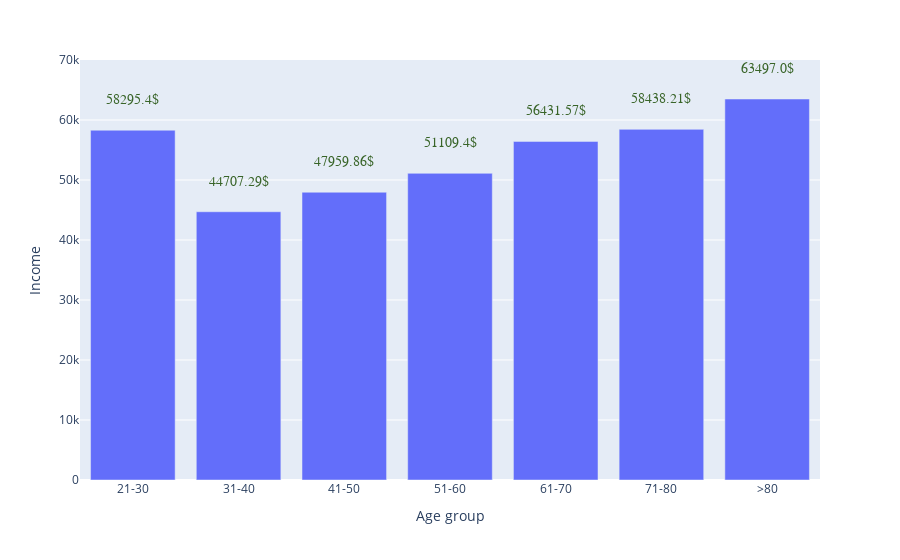

The notebook cell this image was saved under:
### Code cell
mask = df_cut.groupby("Age group")["Income"].mean()
mask = mask.reset_index()
fig = px.bar(data_frame=mask, x="Age group", y="Income", height=500)

annotation = []
for x, y in zip(mask["Age group"], mask["Income"]):
    annotation.append(
        dict(x=x, y=y +5000,
             text=str(round(y, 2)) + '$',
             font=dict(family='Arial', size=14, color='rgb(56, 100, 40)'), showarrow=False)
    )
fig.update_xaxes(categoryorder='array', categoryarray= ["21-30", "31-40"])
fig.update_layout(annotations=annotation)
fig.show()

### Figure 1 — Plotly figure (JSON) as saved in the notebook; plotly's stock layout.template omitted (floating-point values rounded to 4 significant figures)
{"data": [{"alignmentgroup": "True", "hovertemplate": "Age group=%{x}<br>Income=%{y}<extra></extra>", "legendgroup": "", "marker": {"color": "#636efa", "pattern": {"shape": ""}}, "name": "", "offsetgroup": "", "orientation": "v", "showlegend": false, "textposition": "auto", "type": "bar", "x": ["21-30", "31-40", "41-50", "51-60", "61-70", "71-80", ">80"], "xaxis": "x", "y": [58300.0, 44710.0, 47960.0, 51110.0, 56430.0, 58440.0, 63497], "yaxis": "y"}], "layout": {"annotations": [{"font": {"color": "rgb(56, 100, 40)", "family": "Arial", "size": 14}, "showarrow": false, "text": "58295.4$", "x": "21-30", "y": 63300.0}, {"font": {"color": "rgb(56, 100, 40)", "family": "Arial", "size": 14}, "showarrow": false, "text": "44707.29$", "x": "31-40", "y": 49710.0}, {"font": {"color": "rgb(56, 100, 40)", "family": "Arial", "size": 14}, "showarrow": false, "text": "47959.86$", "x": "41-50", "y": 52960.0}, {"font": {"color": "rgb(56, 100, 40)", "family": "Arial", "size": 14}, "showarrow": false, "text": "51109.4$", "x": "51-60", "y": 56110.0}, {"font": {"color": "rgb(56, 100, 40)", "family": "Arial", "size": 14}, "showarrow": false, "text": "56431.57$", "x": "61-70", "y": 61430.0}, {"font": {"color": "rgb(56, 100, 40)", "family": "Arial", "size": 14}, "showarrow": false, "text": "58438.21$", "x": "71-80", "y": 63440.0}, {"font": {"color": "rgb(56, 100, 40)", "family": "Arial", "size": 14}, "showarrow": false, "text": "63497.0$", "x": ">80", "y": 68497}], "autosize": true, "barmode": "relative", "legend": {"tracegroupgap": 0}, "margin": {"t": 60}, "xaxis": {"anchor": "y", "autorange": true, "categoryarray": ["21-30", "31-40"], "categoryorder": "array", "domain": [0, 1], "range": [-0.5, 6.5], "title": {"text": "Age group"}, "type": "category"}, "yaxis": {"anchor": "x", "autorange": true, "domain": [0, 1], "range": [0, 70350.0], "title": {"text": "Income"}, "type": "linear"}}}
